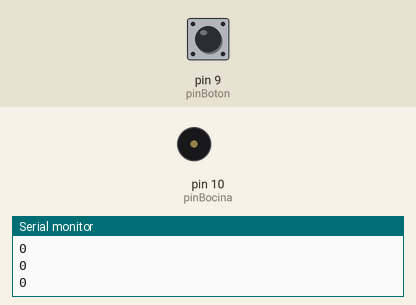
This sketch was run on a simulated Arduino Uno, built with avr-gcc and run on an emulated ATmega328P. Parts: buzzer (waves = sounding), the last lines printed to the serial monitor. Inputs (shaded band) come from the test bench; at power-on: pin 9 (pinBoton) LOW.

Above: at 1.2 s.
1.3 s: pin 9 (pinBoton) pulled HIGH for 1 s
At 5.2 s:
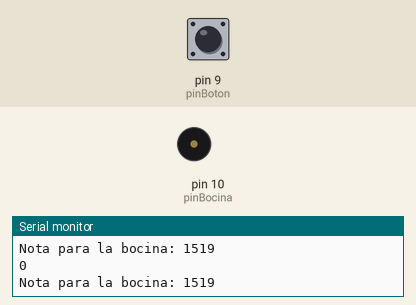
5.3 s: pin 9 (pinBoton) pulled HIGH for 1 s
9.3 s: pin 9 (pinBoton) driven HIGH
At 10.0 s:
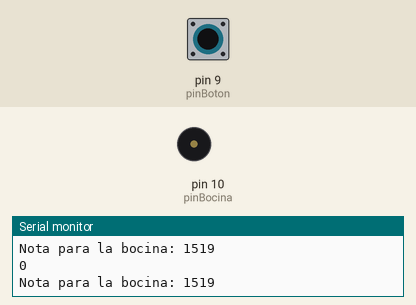
12.3 s: pin 9 (pinBoton) pulsed LOW 2 times (0.12 s each, 0.3 s apart)
15.9 s: pin 9 (pinBoton) driven LOW
At 18.0 s:
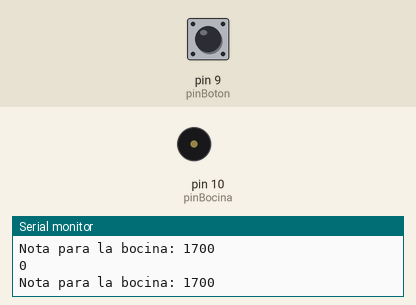
Timing chart, 0 to 19.9 s (numbered marks = the images above; inputs shaded):
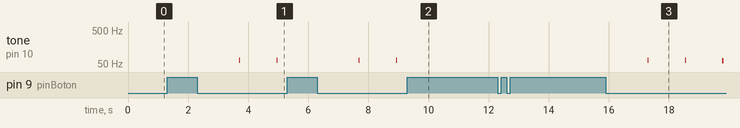

The sketch:

Sonido_Bocina.ino
```cpp
// Arquitectura de Computadoras II
// Nombre: Jonathan Raí Samines Solares
// Carnet: 6590-13-3813
// Generar 8 notas musicales por salida analógica

// Declaracion de variables asociados a pines del arduino
const int pinBocina = 10;
const int pinBoton = 9;

// Array que contiene las 8 notas a sacar por el pin 10
const int numeroDeNotas = 8;
const int notasMusicales[] = { 1915, 1700, 1519, 1432, 1275, 1136, 1014, 956 };
bool procesoIniciado = false;

// Definición de variables que contienen el tiempo de pausa entre
// las notas y el tiempo de pausa entre el fin de la secuencia de notas
const int tiempoPausaEntreNotas = 1000;
const int tiempoPausaEntreCiclo = 10;

void setup() {
  // Inicializar pines de de entrada
  pinMode(pinBoton, INPUT);
  pinMode(pinBocina, OUTPUT);

  // Inicializamos el puerto serial para mostrar datos en pantalla
  Serial.begin(9600);
}

void generarFrecuenciasMusicales() {
  // Recorremos la lista de notas disponibles
  for (int indiceNota = 0; indiceNota < numeroDeNotas; indiceNota++) {
    // Obtenemos la nota musical correspondiente al indice actual
    int notaMusical = notasMusicales[indiceNota];

    for (int segundo = 0; segundo < tiempoPausaEntreCiclo; segundo++) {
      verificarBotonInicioPresionado();
      if (!procesoIniciado) {
        break;
      }

      digitalWrite(pinBocina, HIGH);
      delayMicroseconds(notaMusical);
      digitalWrite(pinBocina, LOW);
      delayMicroseconds(notaMusical);

      Serial.print("Nota para la bocina: ");
      Serial.println(notaMusical);
    }

    if (!procesoIniciado) {
        break;
    }

    delay(tiempoPausaEntreNotas);
  }
}

void verificarBotonInicioPresionado() {
  bool botonInicioPresionado = (bool) digitalRead(pinBoton);

  Serial.println(botonInicioPresionado);

  if (botonInicioPresionado) {
      Serial.println("Boton encendido detectado");
      procesoIniciado = !procesoIniciado;
  }
}

void loop() {
  verificarBotonInicioPresionado();

  if (procesoIniciado) {
    Serial.println("Iniciando proceso");

    generarFrecuenciasMusicales();
  }
}
```

Measured:
- after the input at 1.3 s, tone on pin 10 (pinBocina): alternates 64 Hz for 0.04 s and silent for 1.2 s, starting after 2.4 s
- after the input at 9.3 s, tone on pin 10 (pinBocina): stays silent (without the input it goes to 63 Hz after 0.87 s)
- after the input at 15.9 s, tone on pin 10 (pinBocina): plays 64 Hz for 0.04 s, 64 Hz for 0.04 s, 63 Hz for 0.04 s, starting after 1.4 s
